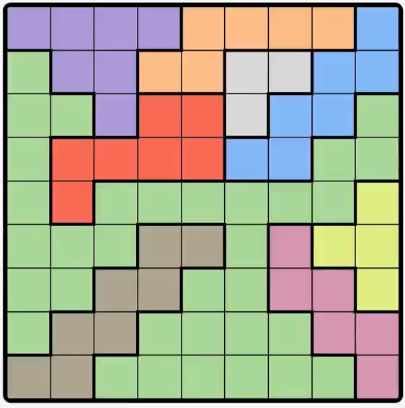
#> input picture queens_snapshots/queens_222.png, 405 x 408 px
$ python find_gridsize.py
#> lines starting #> are read from the running program, lines starting #| are printed output that depends on the picture; after the words box and inside, x2 and y2 are one past the last pixel; in counts of white or black regions, pixels touching at a corner belong together
import cv2
import numpy as np

# Load the image
image_path = './queens_snapshots/queens_222.png'
image = cv2.imread(image_path)
#> image is the input picture: shape (408, 405, 3); mean B, G, R 146.3, 167.4, 167.7

# Convert to grayscale
gray = cv2.cvtColor(image, cv2.COLOR_BGR2GRAY)
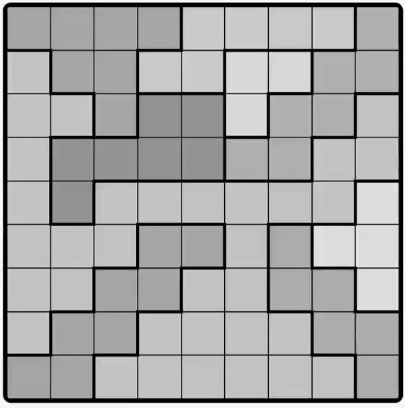
#> gray: shape (408, 405); min 0, max 255, mean 165.1

# Apply adaptive thresholding to detect gridlines
thresh = cv2.adaptiveThreshold(gray, 255, cv2.ADAPTIVE_THRESH_MEAN_C, cv2.THRESH_BINARY_INV, 15, 10)
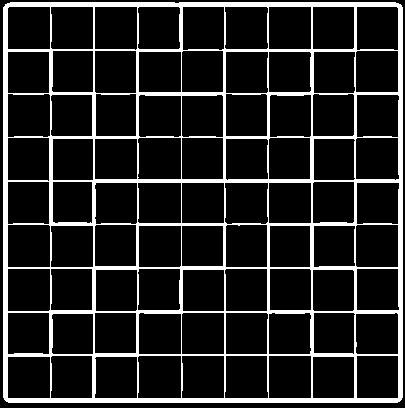
#> thresh: shape (408, 405); 14.2% white; 1 white region

# Find contours
contours, _ = cv2.findContours(thresh, cv2.RETR_EXTERNAL, cv2.CHAIN_APPROX_SIMPLE)
#> contours = 1 contour; box (x1, y1, x2, y2) and area: (3, 2, 403, 403) 159549

# Filter out small contours (to ignore noise and focus on grid cells)
cell_contours = [cnt for cnt in contours if cv2.contourArea(cnt) > 50]
#> cell_contours has the same summary as contours

# Draw contours (optional, for visualization)
output = image.copy()
cv2.drawContours(output, cell_contours, -1, (0, 255, 0), 2)
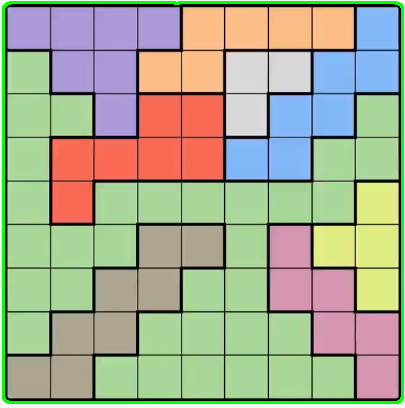
#> output: shape (408, 405, 3); 2.89% of pixels changed, all inside (x1, y1, x2, y2) = (2, 1, 404, 404)

# Count the cells
cell_count = len(cell_contours)
#> cell_count = 1
print(f'Number of grid cells: {cell_count}')
#| Number of grid cells: 1

# Save the output image (optional)
cv2.imwrite('output_grid_cells.png', output)

# Display the output image (optional)
cv2.imshow('Grid Cells', output)
cv2.waitKey(0)
cv2.destroyAllWindows()

$ run again, with queens_snapshots/queens_220.png copied over queens_snapshots/queens_222.png
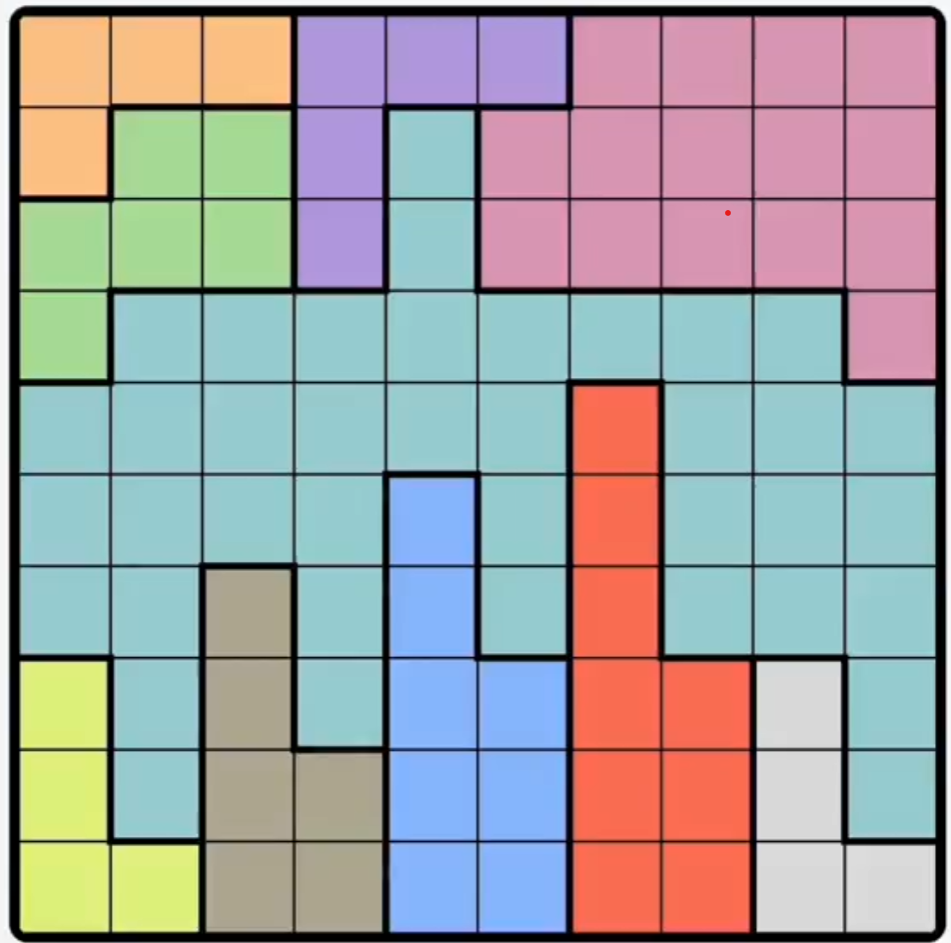
#> input picture queens_snapshots/queens_220.png, 951 x 943 px
#> image is the input picture: shape (943, 951, 3); mean B, G, R 162.9, 162.1, 161.5
#> `thresh = cv2.adaptiveThreshold(gray, 255, cv2.ADAPTIVE_THRESH_MEAN_C, ..`:
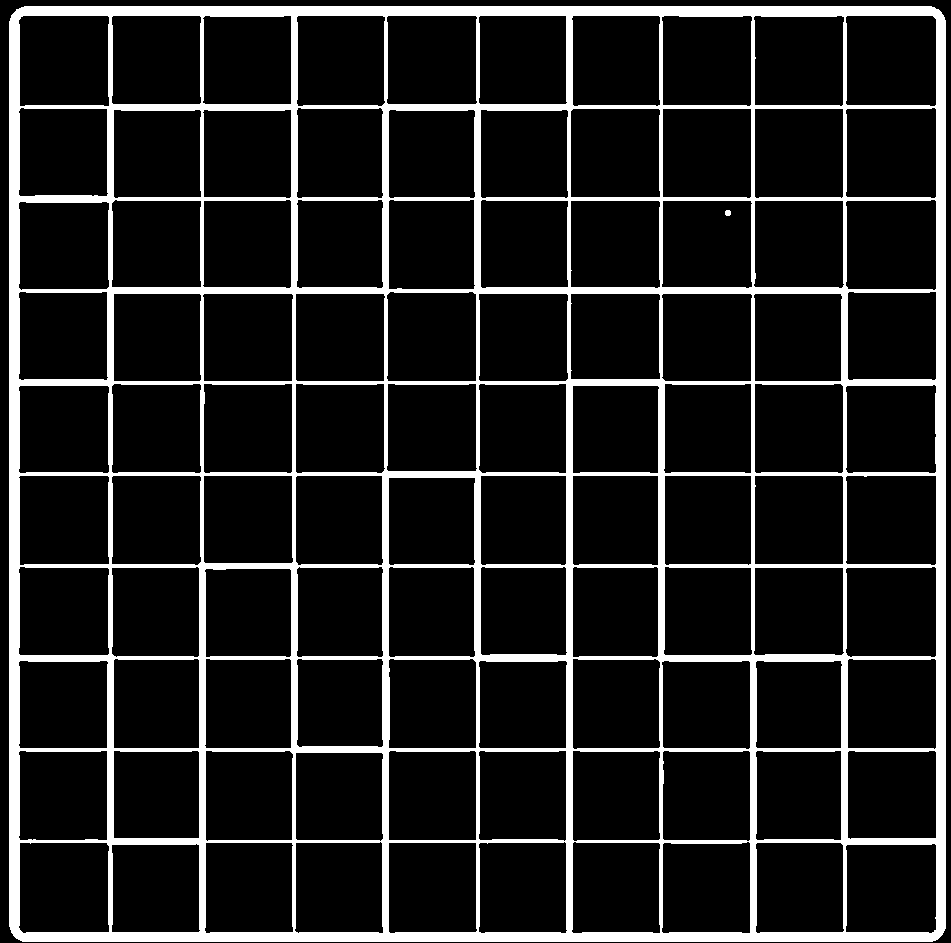
#> thresh: shape (943, 951); 13.2% white; 2 white regions
#> contours = 1 contour; box (x1, y1, x2, y2) and area: (9, 6, 946, 942) 874895
#> cell_contours has the same summary as contours
#> `cv2.drawContours(output, cell_contours, -1, (0, 255, 0), 2)`:
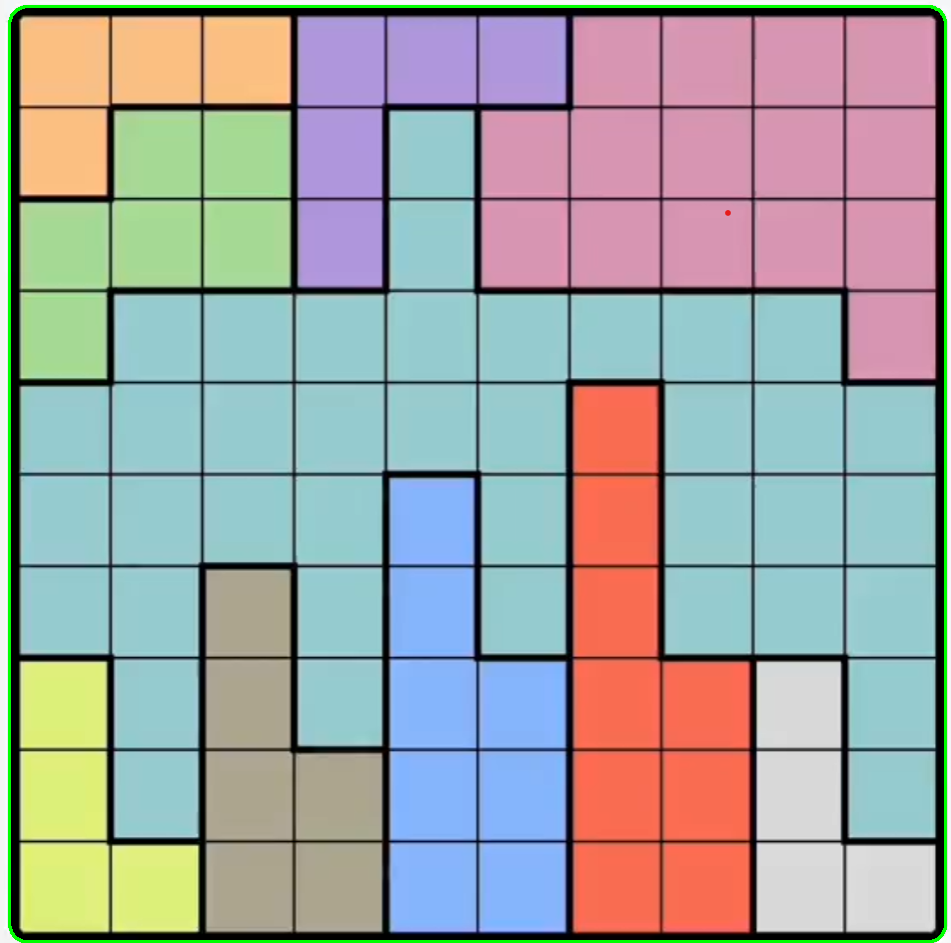
#> output: shape (943, 951, 3); 1.25% of pixels changed, all inside (x1, y1, x2, y2) = (8, 5, 947, 943)
#> cell_count = 1
#| Number of grid cells: 1

$ run again, with queens_snapshots/queens_221.png copied over queens_snapshots/queens_222.png
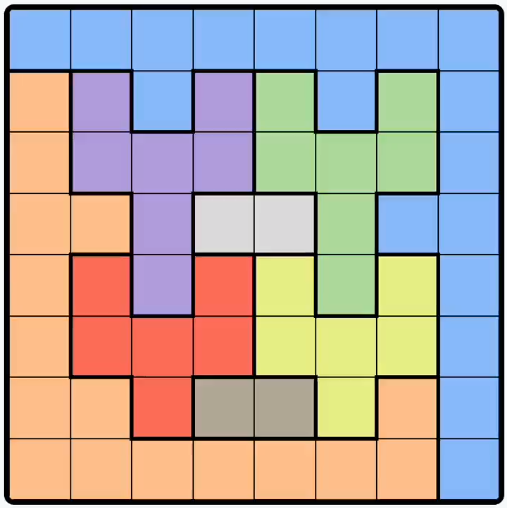
#> input picture queens_snapshots/queens_221.png, 507 x 508 px
#> image is the input picture: shape (508, 507, 3); mean B, G, R 161.2, 166.5, 177.2
#> `thresh = cv2.adaptiveThreshold(gray, 255, cv2.ADAPTIVE_THRESH_MEAN_C, ..`:
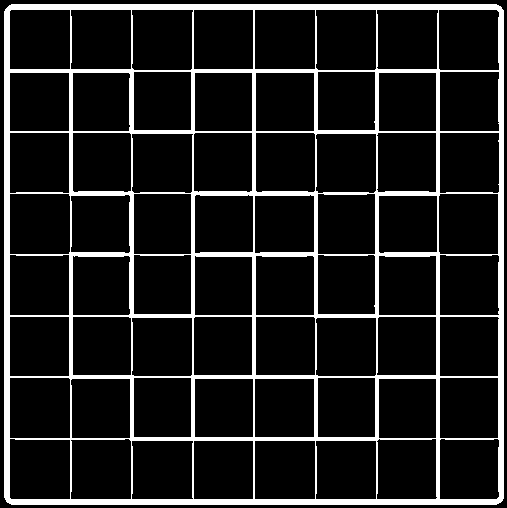
#> thresh: shape (508, 507); 12.4% white; 1 white region
#> contours = 1 contour; box (x1, y1, x2, y2) and area: (4, 4, 504, 505) 249428
#> cell_contours has the same summary as contours
#> `cv2.drawContours(output, cell_contours, -1, (0, 255, 0), 2)`:
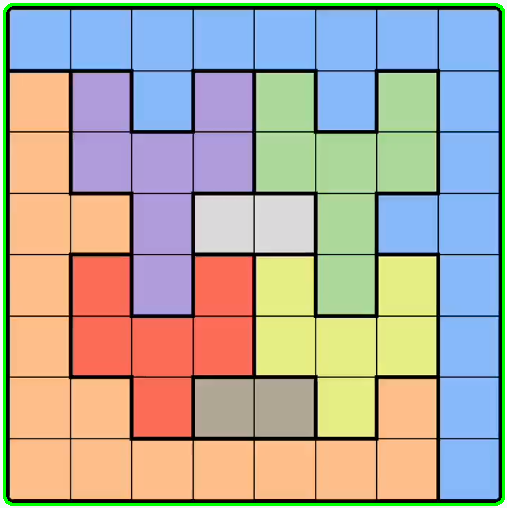
#> output: shape (508, 507, 3); 2.32% of pixels changed, all inside (x1, y1, x2, y2) = (3, 3, 505, 506)
#> cell_count = 1
#| Number of grid cells: 1

$ run again, with queens_snapshots/queens_223.png copied over queens_snapshots/queens_222.png
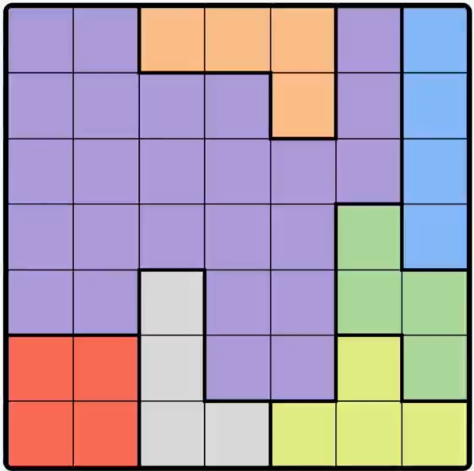
#> input picture queens_snapshots/queens_223.png, 474 x 471 px
#> image is the input picture: shape (471, 474, 3); mean B, G, R 173.5, 157.2, 172.4
#> `thresh = cv2.adaptiveThreshold(gray, 255, cv2.ADAPTIVE_THRESH_MEAN_C, ..`:
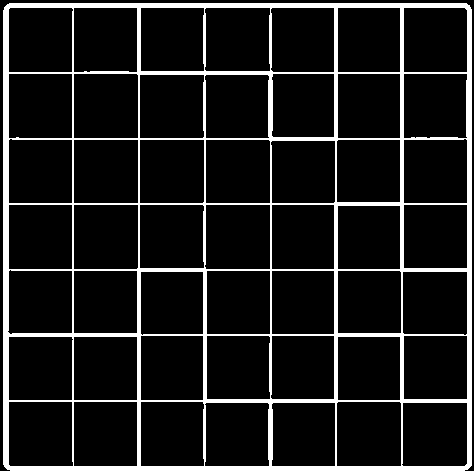
#> thresh: shape (471, 474); 11.1% white; 1 white region
#> contours = 1 contour; box (x1, y1, x2, y2) and area: (3, 3, 472, 471) 218498
#> cell_contours has the same summary as contours
#> `cv2.drawContours(output, cell_contours, -1, (0, 255, 0), 2)`:
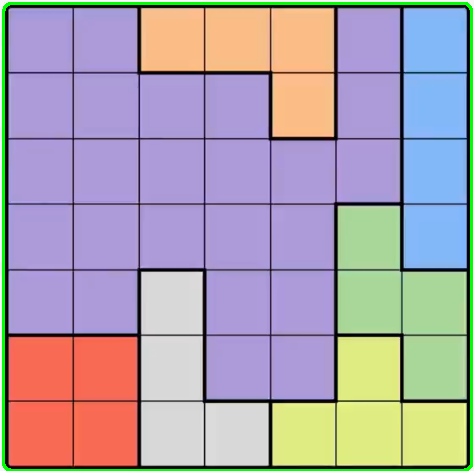
#> output: shape (471, 474, 3); 2.3% of pixels changed, all inside (x1, y1, x2, y2) = (2, 2, 473, 471)
#> cell_count = 1
#| Number of grid cells: 1
